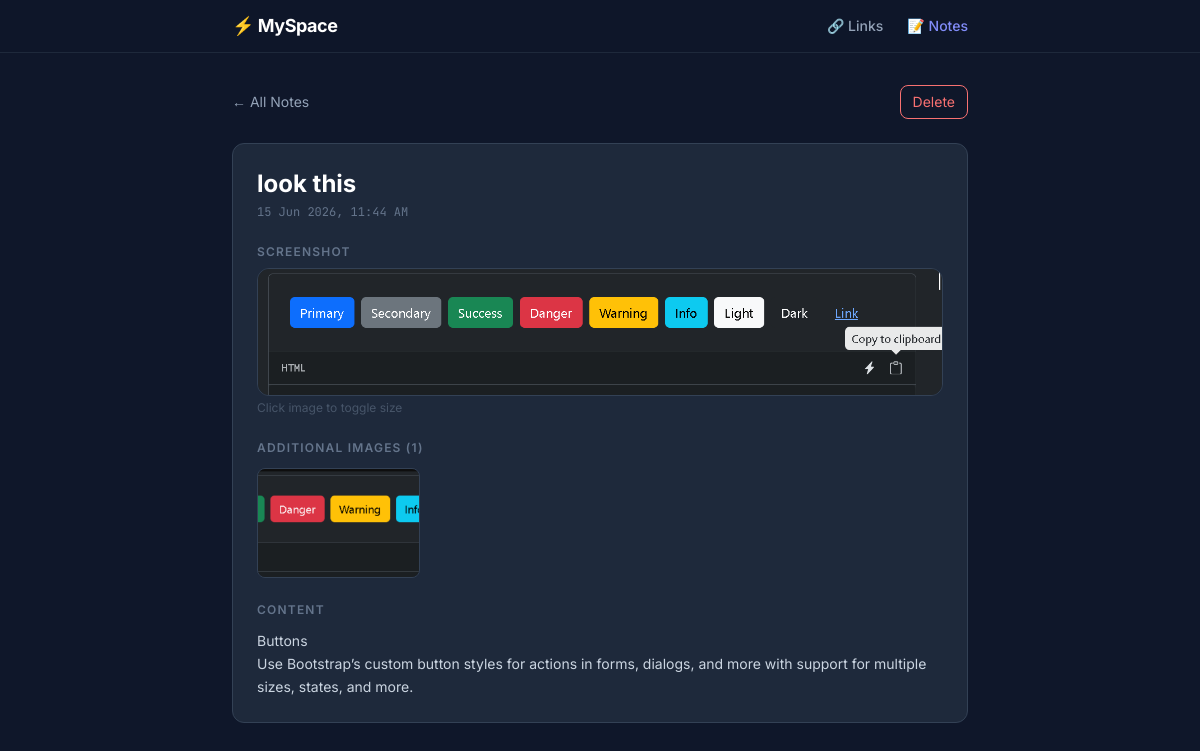
/notes/3/, run on the app's committed database.
### notes/models.py (models this page shows, shortened)
class Note(models.Model):
    title = models.CharField(max_length=200)
    content = models.TextField()
    screenshot = models.ImageField(upload_to='screenshots/', blank=True, null=True)
    created_at = models.DateTimeField(auto_now_add=True)
    updated_at = models.DateTimeField(auto_now=True)
    class Meta:
        ordering = ['-created_at']

class NoteImage(models.Model):
    note = models.ForeignKey(Note, on_delete=models.CASCADE, related_name='images')
    image = models.ImageField(upload_to='note_images/')
    uploaded_at = models.DateTimeField(auto_now_add=True)

### notes/views.py (the view)
# urls.py: path('<int:pk>/', views.note_detail, name='note_detail'),
def note_detail(request, pk):
    note = get_object_or_404(Note, pk=pk)
    extra_images = note.images.all()
    return render(request, 'notes/detail.html', {'note': note, 'extra_images': extra_images})

### templates/notes/detail.html (shortened to what this page needs)
{% extends 'base.html' %}
{% block content %}
<div class="flex items-center justify-between mb-6">
  <a href="{% url 'note_list' %}" class="text-slate-400 hover:text-white transition-colors text-sm">← All Notes</a>
  <form method="POST" action="{% url 'note_delete' note.pk %}" onsubmit="return confirm('Delete this note?')">
    <button type="submit" class="btn-danger text-sm px-3 py-1.5 rounded-lg transition-colors">Delete</button>
  </form>
</div>
<div class="card rounded-xl p-6">
  <h1 class="text-2xl font-bold text-white mb-1">{{ note.title }}</h1>
  <p class="text-xs text-slate-500 font-mono mb-6">{{ note.created_at|date:"d M Y, g:i A" }}</p>
  {% if note.screenshot %}
  <div class="mb-6">
    <p class="text-xs font-semibold text-slate-500 uppercase tracking-widest mb-2">Screenshot</p>
    <img src="{{ note.screenshot.url }}" alt="Screenshot"
         class="rounded-xl border border-slate-700 max-w-full cursor-pointer"
         onclick="this.classList.toggle('max-w-full'); this.classList.toggle('w-full')"/>
    <p class="text-xs text-slate-600 mt-1">Click image to toggle size</p>
  </div>
  {% endif %}
  {% if extra_images %}
  <div class="mb-6">
    <p class="text-xs font-semibold text-slate-500 uppercase tracking-widest mb-3">Additional Images ({{ extra_images|length }})</p>
    <div class="grid gap-3" style="grid-template-columns: repeat(auto-fill, minmax(140px, 1fr))">
      {% for img in extra_images %}
      <img src="{{ img.image.url }}" alt="Image {{ forloop.counter }}"
           class="w-full rounded-lg border border-slate-700 cursor-pointer object-cover"
           style="height: 110px;"
           onclick="window.open('{{ img.image.url }}', '_blank')"/>
      {% endfor %}
    </div>
  </div>
  {% endif %}
  <div>
    <p class="text-xs font-semibold text-slate-500 uppercase tracking-widest mb-3">Content</p>
    <div class="text-slate-300 leading-relaxed whitespace-pre-wrap text-sm">{{ note.content }}</div>
  </div>
</div>
{% endblock %}

### templates/base.html (style rules this page uses)
body { background-color: #0f172a; color: #e2e8f0; }
.card { background: #1e293b; border: 1px solid #334155; }
.btn-danger { background: transparent; color: #f87171; border: 1px solid #f87171; }

### data on the page
Note: title "look this", created_at "15 Jun 2026, 11:44 AM", screenshot (picture), content "Buttons Use Bootstrap’s custom button styles for actions in forms, dialogs, and more with support for multiple sizes, states, and more."
NoteImage: image (picture)

### other printed values
{{ extra_images|length }} "1"
